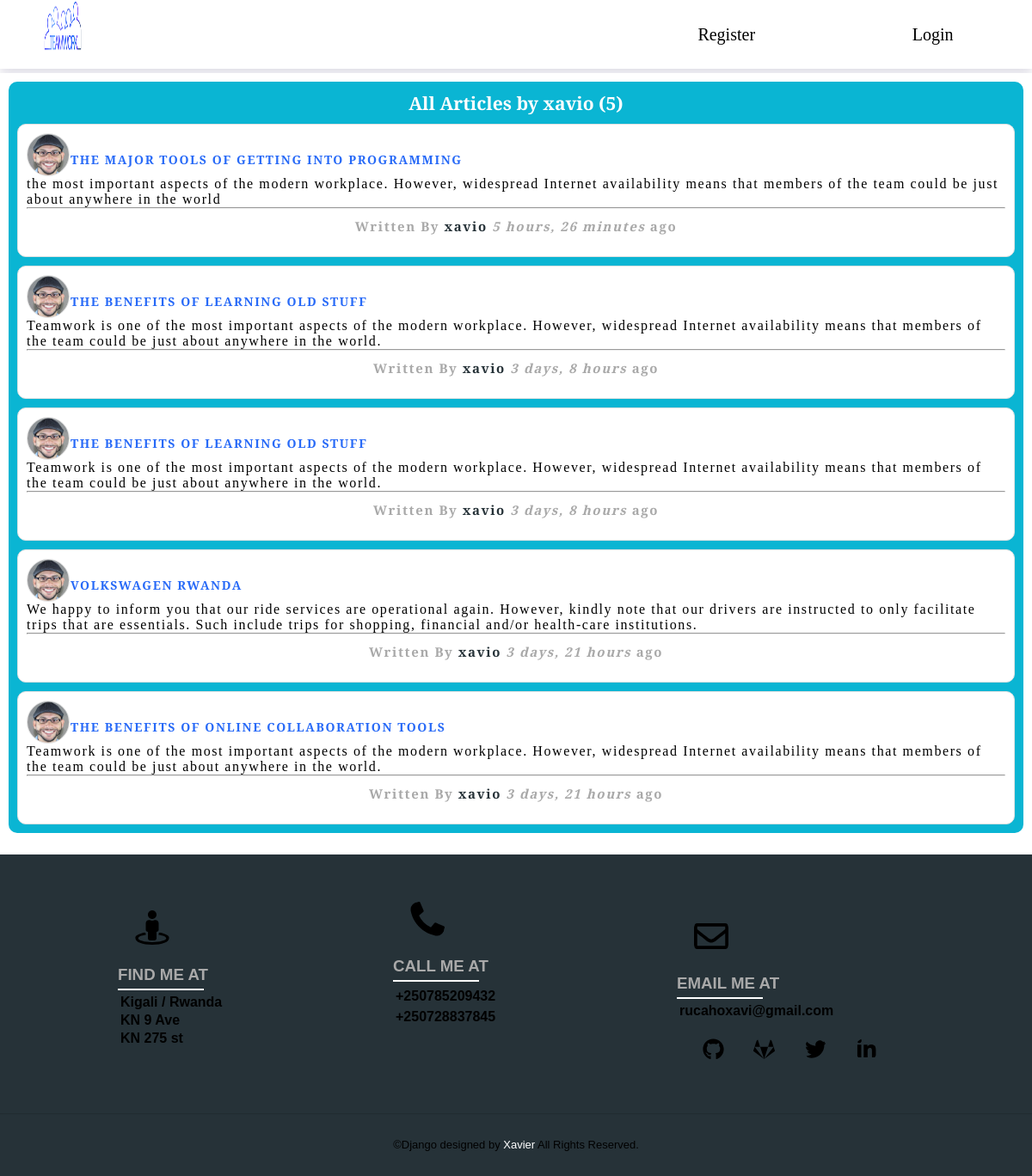
The app's page /user/xavio, older data.
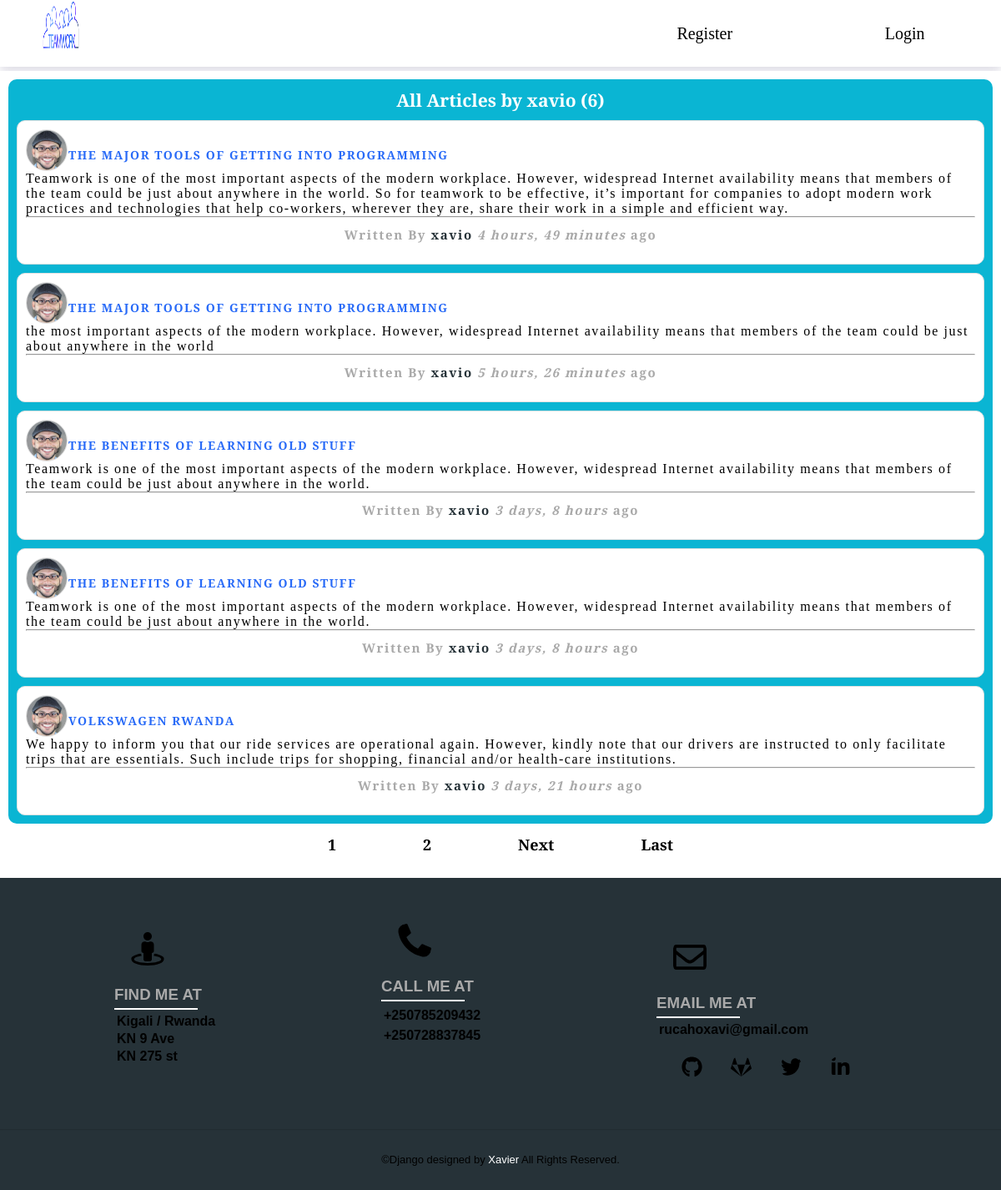
The same page, newer data.
### workdjango/models.py (models this page shows, shortened)
class Post(models.Model):
    title = models.CharField(max_length=45)
    content = models.TextField()
    date_posted = models.DateTimeField(default=timezone.now)
    author = models.ForeignKey(User, on_delete=models.CASCADE)

### users/models.py (models this page shows, shortened)
class Profile(models.Model):
    user = models.OneToOneField(User, on_delete=models.CASCADE)
    image = models.ImageField(default='default.jpg', upload_to='profile_images')

### workdjango/views.py (the view)
# urls.py: path('user/<str:username>', UserPostListView.as_view(), name='user-posts'),
class UserPostListView(ListView):
    model = Post
    template_name = 'workdjango/user_posts.html'
    context_object_name = 'posts'
    paginate_by = 5
    def get_queryset(self):
        user = get_object_or_404(User, username=self.kwargs.get('username'))
        return Post.objects.filter(author=user).order_by('-date_posted')

### workdjango/templates/workdjango/user_posts.html (shortened to what this page needs)
{% extends "workdjango/base.html" %}
{% block content %}
<div class="shared-article-page">
  <div class="shared-form">
   <h3>All Articles by {{ view.kwargs.username }} ({{ page_obj.paginator.count }})</h3>
 {% for post in posts %}
<div class="info-card">
  <img class="profile"src="{{ post.author.profile.image.url }}"><br>
  <a href="{% url 'post-detail' post.id %}"><h4>{{ post.title }}</h4></a><br>
  <p>{{ post.content }}</p><br><hr>
  <div class="more">
  <h5 class="author">Written By <a href="{% url 'user-posts' post.author.username %}">{{ post.author }}</a>
    <i class="date">{{ post.date_posted|timesince }}</i> ago</h5>
</div>
</div>
{% endfor %}
</div>
<div class="pagination">
  {% if is_paginated %}
  {% for num in page_obj.paginator.page_range %}
    {% if page_obj.number == num %}
      <a href="?page={{ num }}">{{ num }}</a>
    {% elif num > page_obj.number|add:'-3' and num < page_obj.number|add:'3' %}
      <a href="?page={{ num }}">{{ num }}</a>
    {% endif %}
  {% endfor %}
  {% if page_obj.has_next %}
    <a href="?page={{ page_obj.next_page_number }}">Next</a>
    <a href="?page={{ page_obj.paginator.num_pages }}">Last</a>
  {% endif %}
{% endif %}
   </div>
</div>
{% endblock content %}

Row changes from the older to the newer data that the page shows:
no longer on this page (row unchanged): Post: author.profile.image (picture), title "THE BENEFITS OF ONLINE COLLABORATION TOOLS", content "Teamwork is one of the most important aspects of the modern workplace. However, widespread Internet availability means that members of the team could be just about anywhere in the world.", author "xavio", date_posted "3 days, 21 hours"
added Post: author.profile.image (picture), title "THE MAJOR TOOLS OF GETTING INTO PROGRAMMING", content "Teamwork is one of the most important aspects of the modern workplace. However, widespread Internet availability means that members of the team could be just about anywhere in the world. So for teamwork to be effective, it’s important for companies to adopt modern work practices and technologies that help co-workers, wherever they are, share their work in a simple and efficient way.", author "xavio", date_posted "4 hours, 49 minutes"
Text that changed along with them:
{{ page_obj.paginator.count }}: "5" → "6"
new list line: "1"
new list line: "2"
text now shown: "Next Last"
